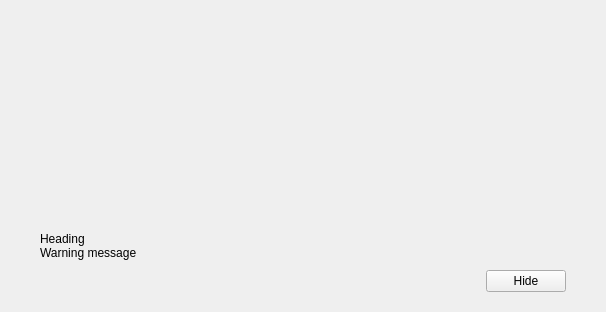
<?xml version="1.0" encoding="UTF-8"?>
<ui version="4.0">
 <class>WarningOverlay</class>
 <widget class="WarningOverlay" name="WarningOverlay">
  <property name="geometry">
   <rect>
    <x>0</x>
    <y>0</y>
    <width>606</width>
    <height>312</height>
   </rect>
  </property>
  <property name="windowTitle">
   <string>Form</string>
  </property>
  <layout class="QVBoxLayout" name="verticalLayout" stretch="1,0">
   <property name="spacing">
    <number>0</number>
   </property>
   <property name="leftMargin">
    <number>0</number>
   </property>
   <property name="topMargin">
    <number>0</number>
   </property>
   <property name="rightMargin">
    <number>0</number>
   </property>
   <property name="bottomMargin">
    <number>0</number>
   </property>
   <item>
    <spacer name="verticalSpacer">
     <property name="orientation">
      <enum>Qt::Vertical</enum>
     </property>
     <property name="sizeHint" stdset="0">
      <size>
       <width>20</width>
       <height>40</height>
      </size>
     </property>
    </spacer>
   </item>
   <item>
    <widget class="QWidget" name="warningOverlayContent" native="true">
     <property name="sizePolicy">
      <sizepolicy hsizetype="Preferred" vsizetype="MinimumExpanding">
       <horstretch>0</horstretch>
       <verstretch>0</verstretch>
      </sizepolicy>
     </property>
     <property name="autoFillBackground">
      <bool>true</bool>
     </property>
     <property name="styleSheet">
      <string notr="true"/>
     </property>
     <layout class="QVBoxLayout" name="verticalLayoutSub" stretch="0,0,0">
      <property name="spacing">
       <number>0</number>
      </property>
      <property name="leftMargin">
       <number>40</number>
      </property>
      <property name="topMargin">
       <number>20</number>
      </property>
      <property name="rightMargin">
       <number>40</number>
      </property>
      <property name="bottomMargin">
       <number>20</number>
      </property>
      <item>
       <widget class="QLabel" name="warningOverlayHeading">
        <property name="text">
         <string notr="true">Heading</string>
        </property>
       </widget>
      </item>
      <item>
       <widget class="QLabel" name="warningOverlayInfoText">
        <property name="text">
         <string notr="true">&lt;html&gt;&lt;head/&gt;&lt;body&gt;&lt;p&gt;Warning message&lt;/p&gt;&lt;/body&gt;&lt;/html&gt;</string>
        </property>
        <property name="textFormat">
         <enum>Qt::RichText</enum>
        </property>
        <property name="wordWrap">
         <bool>true</bool>
        </property>
        <property name="indent">
         <number>0</number>
        </property>
       </widget>
      </item>
      <item>
       <layout class="QHBoxLayout" name="horizontalLayoutButtons">
        <property name="leftMargin">
         <number>0</number>
        </property>
        <property name="topMargin">
         <number>10</number>
        </property>
        <item>
         <spacer name="horizontalSpacer">
          <property name="orientation">
           <enum>Qt::Horizontal</enum>
          </property>
          <property name="sizeHint" stdset="0">
           <size>
            <width>40</width>
            <height>20</height>
           </size>
          </property>
         </spacer>
        </item>
        <item>
         <widget class="QPushButton" name="closeButton">
          <property name="text">
           <string>Hide</string>
          </property>
         </widget>
        </item>
       </layout>
      </item>
     </layout>
    </widget>
   </item>
  </layout>
 </widget>
 <customwidgets>
  <customwidget>
   <class>WarningOverlay</class>
   <extends>QWidget</extends>
   <header>warningoverlay.h</header>
   <container>1</container>
  </customwidget>
 </customwidgets>
 <resources/>
 <connections/>
</ui>
